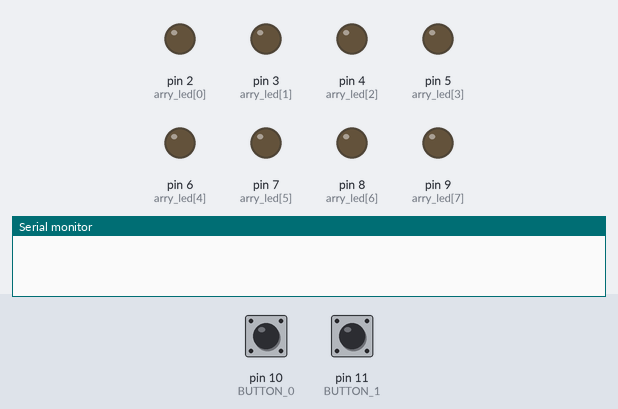
Recording of a sketch running on a simulated Arduino Uno, built with avr-gcc and run on an emulated ATmega328P. Parts: output pins drawn as LEDs (lit = HIGH), the last lines printed to the serial monitor. Dashed ring = blinking. The inputs (shaded band) are chosen by the test bench; at power-on: pin 10 (BUTTON_0) HIGH, pin 11 (BUTTON_1) HIGH.

Above: at 1.2 s.
1.3 s: pin 10 (BUTTON_0) pulled LOW for 0.15 s
At 1.46 s:
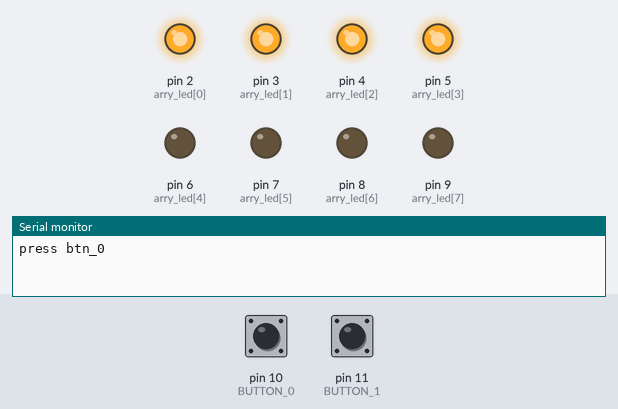
4.3 s: pin 11 (BUTTON_1) pulled LOW for 1 s
At 4.66 s:
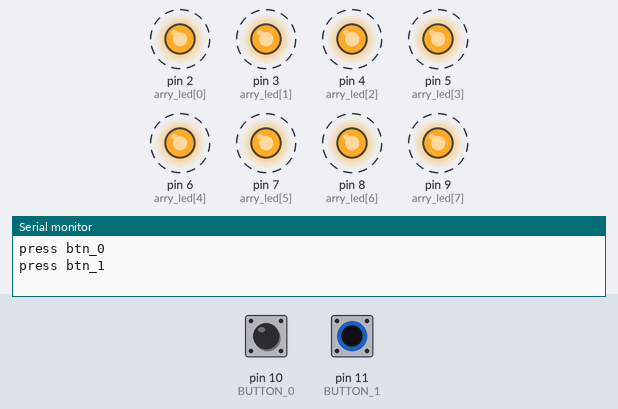
7.3 s: pin 11 (BUTTON_1) pulled LOW for 3.2 s
At 7.61 s:
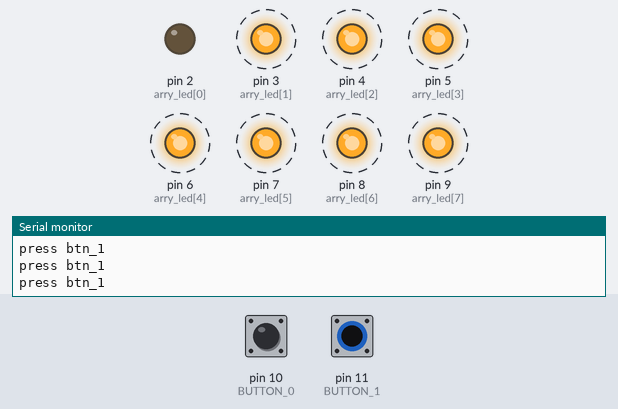
12.0 s: pin 10 (BUTTON_0) pulled LOW for 3.2 s
At 12.31 s:
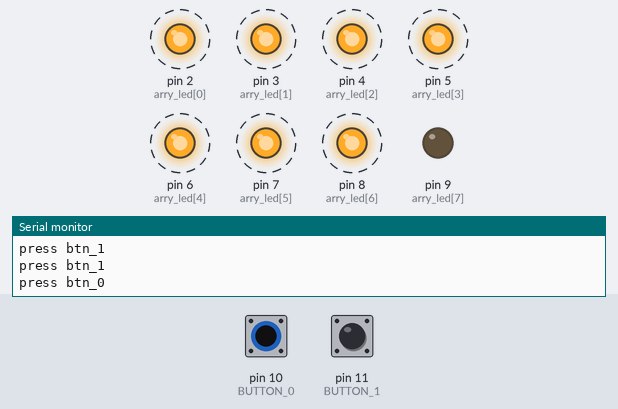
16.7 s: pin 10 (BUTTON_0) driven LOW and pin 11 (BUTTON_1) driven LOW
At 17.51 s:
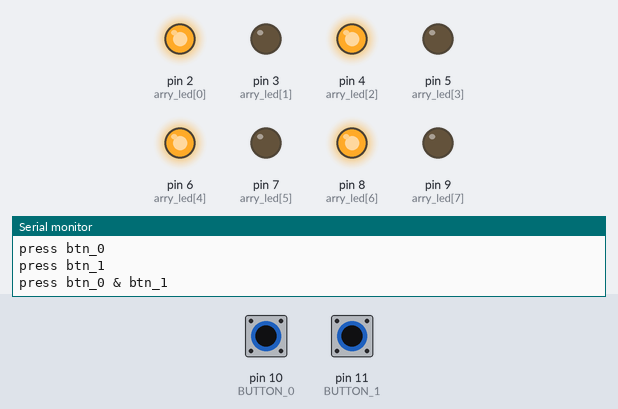
Timing chart, 0 to 20.7 s (numbered marks = the images above; inputs shaded):
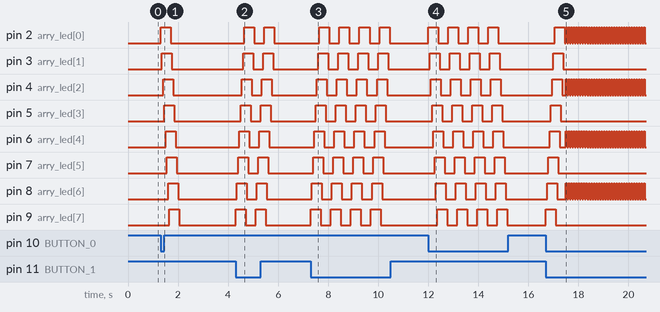

The sketch:

project.ino
```cpp
#define BUTTON_0 10
#define BUTTON_1 11
/*GND -- 10Kohm -- A1 -- btn, VDD(5V)*/

#define MAX_LED 8
unsigned char arry_led[MAX_LED] = {
2,3,4,5,6,7,8,9
};
/*GND -- LED -- 250ohm -- PIN*/

#define DELAY_CYCLE 50

void led_right(void){
  int i;
  for(i=0; i<MAX_LED; i++){
    digitalWrite(arry_led[i], HIGH);
    delay(DELAY_CYCLE);
  }

  for(i=0; i<MAX_LED; i++){
    digitalWrite(arry_led[i], LOW);
    delay(DELAY_CYCLE);
  }
}

void led_left(void){
  int i;
  for(i=MAX_LED-1; i>=0; i--){
    digitalWrite(arry_led[i], HIGH);
    delay(DELAY_CYCLE);
  }

  for(i=MAX_LED-1; i>=0; i--){
    digitalWrite(arry_led[i], LOW);
    delay(DELAY_CYCLE);
  }
}

void led_all_blink(void){
  int i;
  for(i=0; i<MAX_LED; i++){
    if(i%2 == 0)
    {
      digitalWrite(arry_led[i], HIGH);
    }
  }
  delay(DELAY_CYCLE);
  for(i=0; i<MAX_LED; i++)
  {
    if (i % 2 == 0)
    {
      digitalWrite(arry_led[i], LOW);
    }
  }
  delay(DELAY_CYCLE);
}

void setup() {
  int i;
  Serial.begin(9600);

  //button 초기화
  pinMode(BUTTON_0, INPUT_PULLUP);
  pinMode(BUTTON_1, INPUT_PULLUP);

  for(i=0; i<MAX_LED; i++){
    pinMode(arry_led[i], OUTPUT);
  }
}

void loop() {
  //button 상태
  int btn_0 = digitalRead(BUTTON_0);
  int btn_1 = digitalRead(BUTTON_1);

  if(!btn_0 && !btn_1){
    Serial.println("press btn_0 & btn_1");
    led_all_blink();
  }else if(!btn_0){
    Serial.println("press btn_0");
    led_right();
  }else if(!btn_1){
    Serial.println("press btn_1");
    led_left();
  }else{
    ;
  }
}
```

Measured:
- after the input at 1.3 s, pin 2 (arry_led[0]): LOW → HIGH at once, → LOW 0.40 s later; pin 3 (arry_led[1]): LOW → HIGH after 0.05 s, → LOW 0.40 s later; pin 4 (arry_led[2]): LOW → HIGH after 0.10 s, → LOW 0.40 s later; pin 5 (arry_led[3]): LOW → HIGH after 0.15 s, → LOW 0.40 s later; pin 6 (arry_led[4]): LOW → HIGH after 0.20 s, → LOW 0.40 s later
- after the input at 4.3 s, pin 2 (arry_led[0]): alternates HIGH for 0.40 s and LOW for 0.40 s, 4 changes in all, then stays LOW, starting after 0.35 s; pin 3 (arry_led[1]): alternates HIGH for 0.40 s and LOW for 0.40 s, 4 changes in all, then stays LOW, starting after 0.30 s
- after the input at 7.3 s, pin 2 (arry_led[0]): alternates HIGH for 0.40 s and LOW for 0.40 s, 8 changes in all, then stays LOW, starting after 0.35 s; pin 3 (arry_led[1]): alternates HIGH for 0.40 s and LOW for 0.40 s, 8 changes in all, then stays LOW, starting after 0.30 s
- after the input at 12.0 s, pin 2 (arry_led[0]): alternates HIGH for 0.40 s and LOW for 0.40 s, 8 changes in all, then stays LOW, starting at once; pin 3 (arry_led[1]): alternates HIGH for 0.40 s and LOW for 0.40 s, 8 changes in all, then stays LOW, starting after 0.05 s
- after the input at 16.7 s, pin 2 (arry_led[0]): LOW → HIGH after 0.35 s, then repeats every 0.10 s: LOW 0.05 s, HIGH 0.05 s; pin 3 (arry_led[1]): LOW → HIGH after 0.30 s, → LOW 0.40 s later
